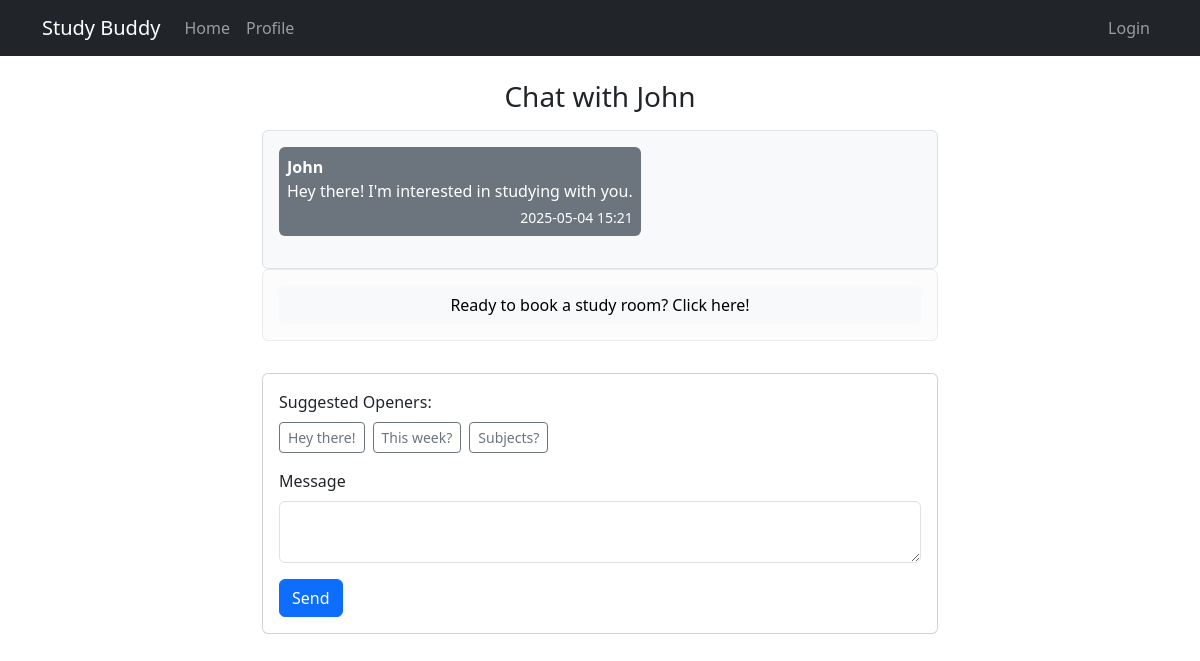
Page /messages/1 (signed in) on the committed database.
### app/models/user.py (models this page shows)
class User(db.Model):
    __tablename__ = 'user'
    id = db.Column(db.Integer, primary_key=True)
    name = db.Column(db.String(100), nullable=False)
    email = db.Column(db.String(100), unique=True, nullable=False)
    profile = db.relationship('Profile', backref='user', uselist=False)

### app/models/message.py (models this page shows, shortened)
class Message(db.Model):
    id = db.Column(db.Integer, primary_key=True)
    content = db.Column(db.Text, nullable=False)
    timestamp = db.Column(db.DateTime, default=datetime.now())
    keep = db.Column(db.Boolean, default=True)
    sender_id = db.Column(db.Integer, db.ForeignKey('user.id'), nullable=False)
    receiver_id = db.Column(db.Integer, db.ForeignKey('user.id'), nullable=False)
    sender = db.relationship('User', foreign_keys=[sender_id], backref='sent_messages')
    receiver = db.relationship('User', foreign_keys=[receiver_id], backref='received_messages')

### app/views.py (the view, shortened to what this page needs)
@app.route("/messages/<int:user_id>", methods=["GET", "POST"])
def messages(user_id):
    if "user_id" not in session:
        flash("Please log in first.", "warning")
        return redirect(url_for("login"))
    current_user_id = session["user_id"]
    other_user = User.query.get_or_404(user_id)
    if not other_user:
        flash("User not found", "danger")
        return redirect(url_for("home"))
    form = MessageForm()
    booking_form = BookingForm()
    all_messages = Message.query.filter(
        ((Message.sender_id == current_user_id) & (Message.receiver_id == user_id)) |
        ((Message.sender_id == user_id) & (Message.receiver_id == current_user_id)),
        Message.keep == True
    ).order_by(Message.timestamp.asc()).all()
    upcoming_booking = None
    pending_invitation = None
    user2_booking_invite = None
    declined_invitation = None
    most_recent_booking_date = None
    most_recent_booking = None
    all_bookings = Booking.query.filter(
        ((Booking.user1_id== current_user_id) & (Booking.user2_id == other_user.id)) |
        ((Booking.user1_id == other_user.id) & (Booking.user2_id == current_user_id)),
        Booking.status != 'past'
    ).all()
    if most_recent_booking and most_recent_booking.status == "declined":
            declined_invitation = most_recent_booking
    rooms = Room.query.all()
    booking_form.room_id.choices = [(room.id, room.room_name) for room in rooms]
    booking_form.user1_id.data = current_user_id
    booking_form.user2_id.data = other_user.id
    booking_form.week_beginning.data = get_week_beginning().date()
    booking_form.hour.choices = [(hour, f"{hour}:00") for hour in range(9, 17)]
    study_invitation = None
    for booking in all_bookings:
        if booking.status == "pending" and booking.user1_id == current_user_id:
            study_invitation = booking
            break  # If only one invitation is needed, exit the loop
    return render_template('message.html', title="Messages", form=form, booking_form=booking_form,
                           all_messages=all_messages, upcoming_booking=upcoming_booking,
                           pending_invitation=pending_invitation, user2_booking_invite=user2_booking_invite,
                           declined_invitation=declined_invitation, other_user=other_user, study_invitation=study_invitation, current_user_id=current_user_id)

### app/forms.py
class MessageForm(FlaskForm):
    message = TextAreaField('Message', validators=[DataRequired()])
    submit = SubmitField('Send')

class BookingForm(FlaskForm):
    room_id = SelectField(validators=[DataRequired()], coerce=int)
    user1_id = IntegerField(validators=[DataRequired()])
    user2_id = IntegerField(validators=[DataRequired()])
    week_beginning = DateField(validators=[DataRequired()])
    day = SelectField('Day', choices=[
        (0, 'Monday'), (1, 'Tuesday'), (2, 'Wednesday'), (3, 'Thursday'),
        (4, 'Friday')
    ], coerce=int, validators=[DataRequired()])
    hour = SelectField('Hour', choices=[], coerce=int, validators=[DataRequired()])
    submit = SubmitField('Book Room')

### app/views.py (called while the page is built)
def get_week_beginning():
    today = datetime.today()
    return today - timedelta(days=today.weekday())

### app/templates/message.html (shortened to what this page needs)
{% extends "base.html" %}
{% block content %}
<div class="container py-4" style="max-width: 700px; min-height: 80vh; display: flex; flex-direction: column; justify-content: flex-start;">
  <div class="chat-wrapper d-flex flex-column h-100">
    <h3 class="text-center mb-3">Chat with {{ other_user.name }}</h3>
    <div class="chat-messages border rounded bg-light p-3 flex-grow-1 d-flex flex-column" style="overflow-y: auto; position: relative;">
      {% for msg in all_messages %}
        <div class="mb-3 d-flex {% if msg.sender_id == current_user_id %}justify-content-end{% else %}justify-content-start{% endif %}">
          <div class="p-2 rounded {% if msg.sender_id == current_user_id %}bg-success text-white{% else %}bg-secondary text-white{% endif %}" style="max-width: 70%;">
            <div><strong>{{ 'You' if msg.sender_id == current_user_id else other_user.name }}</strong></div>
            <div>{{ msg.content }}</div>
            <div class="text-end small mt-1">{{ msg.timestamp.strftime('%Y-%m-%d %H:%M') }}</div>
          </div>
        </div>
      {% else %}
        <p class="text-center text-muted">No messages yet.</p>
      {% endfor %}
    </div>
  {% if study_invitation %}
      <div class="alert alert-info" role="alert">
        <p>{{ other_user.name }} invited you to a meeting on {{ study_invitation.formatted_meeting_date }} at {{ study_invitation.hour }}:00</p>
        <div class="d-flex justify-content-end gap-2 mt-1">
            <form action="{{ url_for('accept_invitation', booking_id=study_invitation.id) }}" method="GET">
                <button type="submit" class="btn btn-outline-success">Accept</button>
            </form>
            <form action="{{ url_for('decline_invitation', booking_id=study_invitation.id) }}" method="GET">
                <button type="submit" class="btn btn-outline-danger">Decline</button>
            </form>
        </div>
      </div>
  {% elif upcoming_booking %}
      <div class="alert alert-success" role="alert">
        <p>You have a room booked with {{ other_user.name }} on {{ upcoming_booking.formatted_meeting_date }} at {{ upcoming_booking.hour }}:00</p>
      </div>
  {% else %}
      <div class="alert alert-light" role="alert">
          <button type="button" class="btn btn-light w-100" data-bs-toggle="modal" data-bs-target="#studyRoomModal">
            Ready to book a study room? Click here!
          </button>
      </div>
  {% endif %}
    <div class="chat-input card mt-3">
        <div class="card-body">
        <div class="mb-3">
            <label class="form-label">Suggested Openers:</label>
            <div class="d-flex flex-wrap gap-2">
                <button type="button" class="btn btn-outline-secondary btn-sm" onclick="setMessage(`Hey there! I'm interested in studying with you.`)">Hey there!</button>
                <button type="button" class="btn btn-outline-secondary btn-sm" onclick="setMessage(`Hey! Looking for a study partner this week.`)">This week?</button>
                <button type="button" class="btn btn-outline-secondary btn-sm" onclick="setMessage(`Hi, what subjects are you focusing on?`)">Subjects?</button>
            </div>
        </div>
        <form method="POST">
            <div class="mb-3">
                {{ form.message.label(class="form-label") }}
                {{ form.message(class="form-control", rows=2, id="messageBox") }}
            </div>
            {{ form.submit(class="btn btn-primary") }}
        </form>
        </div>
    </div>
  </div>
</div>
{% endblock %}

### rows in the picture
User: name "John"
Message: content "Hey there! I'm interested in studying with you.", timestamp "2025-05-04 15:21"
